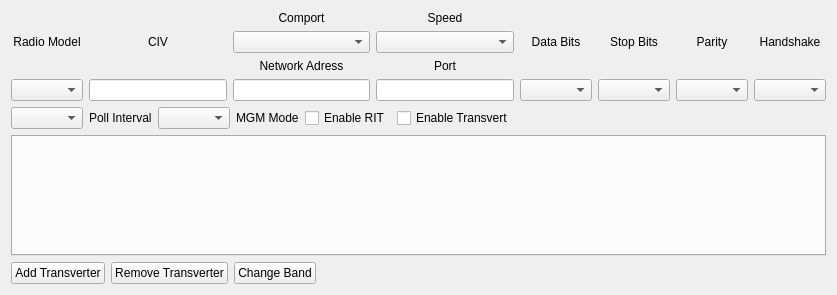
<?xml version="1.0" encoding="UTF-8"?>
<ui version="4.0">
 <class>rigSetupForm</class>
 <widget class="QWidget" name="rigSetupForm">
  <property name="geometry">
   <rect>
    <x>0</x>
    <y>0</y>
    <width>837</width>
    <height>295</height>
   </rect>
  </property>
  <property name="windowTitle">
   <string>Form</string>
  </property>
  <layout class="QVBoxLayout" name="verticalLayout_4">
   <item>
    <layout class="QVBoxLayout" name="verticalLayout_3">
     <item>
      <layout class="QHBoxLayout" name="horizontalLayout_12">
       <item>
        <layout class="QVBoxLayout" name="verticalLayout_18">
         <item>
          <widget class="QLabel" name="label_19">
           <property name="text">
            <string>Radio Model</string>
           </property>
           <property name="alignment">
            <set>Qt::AlignCenter</set>
           </property>
          </widget>
         </item>
         <item>
          <widget class="QComboBox" name="radioModelBox"/>
         </item>
        </layout>
       </item>
       <item>
        <layout class="QVBoxLayout" name="verticalLayout_19">
         <item>
          <widget class="QLabel" name="CIVLabel">
           <property name="text">
            <string>CIV</string>
           </property>
           <property name="alignment">
            <set>Qt::AlignCenter</set>
           </property>
          </widget>
         </item>
         <item>
          <widget class="QLineEdit" name="CIVlineEdit"/>
         </item>
        </layout>
       </item>
       <item>
        <layout class="QVBoxLayout" name="verticalLayout_20">
         <item>
          <widget class="QLabel" name="comportLbl">
           <property name="text">
            <string>Comport</string>
           </property>
           <property name="alignment">
            <set>Qt::AlignCenter</set>
           </property>
          </widget>
         </item>
         <item>
          <widget class="QComboBox" name="comPortBox"/>
         </item>
         <item>
          <layout class="QVBoxLayout" name="verticalLayout_15">
           <item>
            <widget class="QLabel" name="networkAddLbl1">
             <property name="text">
              <string>Network Adress</string>
             </property>
             <property name="alignment">
              <set>Qt::AlignCenter</set>
             </property>
            </widget>
           </item>
           <item>
            <widget class="QLineEdit" name="networkAddBox"/>
           </item>
          </layout>
         </item>
        </layout>
       </item>
       <item>
        <layout class="QVBoxLayout" name="verticalLayout_21">
         <item>
          <widget class="QLabel" name="speedLbl">
           <property name="text">
            <string>Speed</string>
           </property>
           <property name="alignment">
            <set>Qt::AlignCenter</set>
           </property>
          </widget>
         </item>
         <item>
          <widget class="QComboBox" name="comSpeedBox"/>
         </item>
         <item>
          <layout class="QVBoxLayout" name="verticalLayout">
           <item>
            <widget class="QLabel" name="netPortLbl">
             <property name="text">
              <string>Port</string>
             </property>
             <property name="alignment">
              <set>Qt::AlignCenter</set>
             </property>
            </widget>
           </item>
           <item>
            <widget class="QLineEdit" name="netPortBox"/>
           </item>
          </layout>
         </item>
        </layout>
       </item>
       <item>
        <layout class="QVBoxLayout" name="verticalLayout_22">
         <item>
          <widget class="QLabel" name="dataLbll">
           <property name="text">
            <string>Data Bits</string>
           </property>
           <property name="alignment">
            <set>Qt::AlignCenter</set>
           </property>
          </widget>
         </item>
         <item>
          <widget class="QComboBox" name="comDataBitsBox"/>
         </item>
        </layout>
       </item>
       <item>
        <layout class="QVBoxLayout" name="verticalLayout_23">
         <item>
          <widget class="QLabel" name="stopLbl">
           <property name="text">
            <string>Stop Bits</string>
           </property>
           <property name="alignment">
            <set>Qt::AlignCenter</set>
           </property>
          </widget>
         </item>
         <item>
          <widget class="QComboBox" name="comStopBitsBox"/>
         </item>
        </layout>
       </item>
       <item>
        <layout class="QVBoxLayout" name="verticalLayout_24">
         <item>
          <widget class="QLabel" name="parityLbl">
           <property name="text">
            <string>Parity</string>
           </property>
           <property name="alignment">
            <set>Qt::AlignCenter</set>
           </property>
          </widget>
         </item>
         <item>
          <widget class="QComboBox" name="comParityBox"/>
         </item>
        </layout>
       </item>
       <item>
        <layout class="QVBoxLayout" name="verticalLayout_25">
         <item>
          <widget class="QLabel" name="handshakeLbl">
           <property name="text">
            <string>Handshake</string>
           </property>
           <property name="alignment">
            <set>Qt::AlignCenter</set>
           </property>
          </widget>
         </item>
         <item>
          <widget class="QComboBox" name="comHandShakeBox"/>
         </item>
        </layout>
       </item>
       <item>
        <layout class="QVBoxLayout" name="verticalLayout_60"/>
       </item>
      </layout>
     </item>
     <item>
      <layout class="QHBoxLayout" name="horizontalLayout_14">
       <item>
        <widget class="QComboBox" name="pollInterval"/>
       </item>
       <item>
        <widget class="QLabel" name="pollIntervalLbl">
         <property name="text">
          <string>Poll Interval</string>
         </property>
        </widget>
       </item>
       <item>
        <widget class="QComboBox" name="mgmBox"/>
       </item>
       <item>
        <widget class="QLabel" name="label">
         <property name="text">
          <string>MGM Mode</string>
         </property>
        </widget>
       </item>
       <item>
        <widget class="QCheckBox" name="RITEnable">
         <property name="text">
          <string>Enable RIT</string>
         </property>
        </widget>
       </item>
       <item>
        <widget class="QCheckBox" name="enableTransVert">
         <property name="text">
          <string>Enable Transvert</string>
         </property>
        </widget>
       </item>
       <item>
        <spacer name="horizontalSpacer_7">
         <property name="orientation">
          <enum>Qt::Horizontal</enum>
         </property>
         <property name="sizeHint" stdset="0">
          <size>
           <width>40</width>
           <height>20</height>
          </size>
         </property>
        </spacer>
       </item>
      </layout>
     </item>
     <item>
      <layout class="QVBoxLayout" name="verticalLayout_2">
       <item>
        <widget class="QLogTabWidget" name="transVertTab">
         <property name="currentIndex">
          <number>-1</number>
         </property>
        </widget>
       </item>
       <item>
        <layout class="QHBoxLayout" name="horizontalLayout">
         <item>
          <widget class="QPushButton" name="addTransvert">
           <property name="text">
            <string>Add Transverter</string>
           </property>
          </widget>
         </item>
         <item>
          <widget class="QPushButton" name="removeTransvert">
           <property name="text">
            <string>Remove Transverter</string>
           </property>
          </widget>
         </item>
         <item>
          <widget class="QPushButton" name="changeBand">
           <property name="text">
            <string>Change Band</string>
           </property>
          </widget>
         </item>
         <item>
          <spacer name="horizontalSpacer">
           <property name="orientation">
            <enum>Qt::Horizontal</enum>
           </property>
           <property name="sizeHint" stdset="0">
            <size>
             <width>40</width>
             <height>20</height>
            </size>
           </property>
          </spacer>
         </item>
        </layout>
       </item>
      </layout>
     </item>
    </layout>
   </item>
  </layout>
 </widget>
 <customwidgets>
  <customwidget>
   <class>QLogTabWidget</class>
   <extends>QTabWidget</extends>
   <header>qlogtabwidget.h</header>
   <container>1</container>
  </customwidget>
 </customwidgets>
 <resources/>
 <connections/>
</ui>
